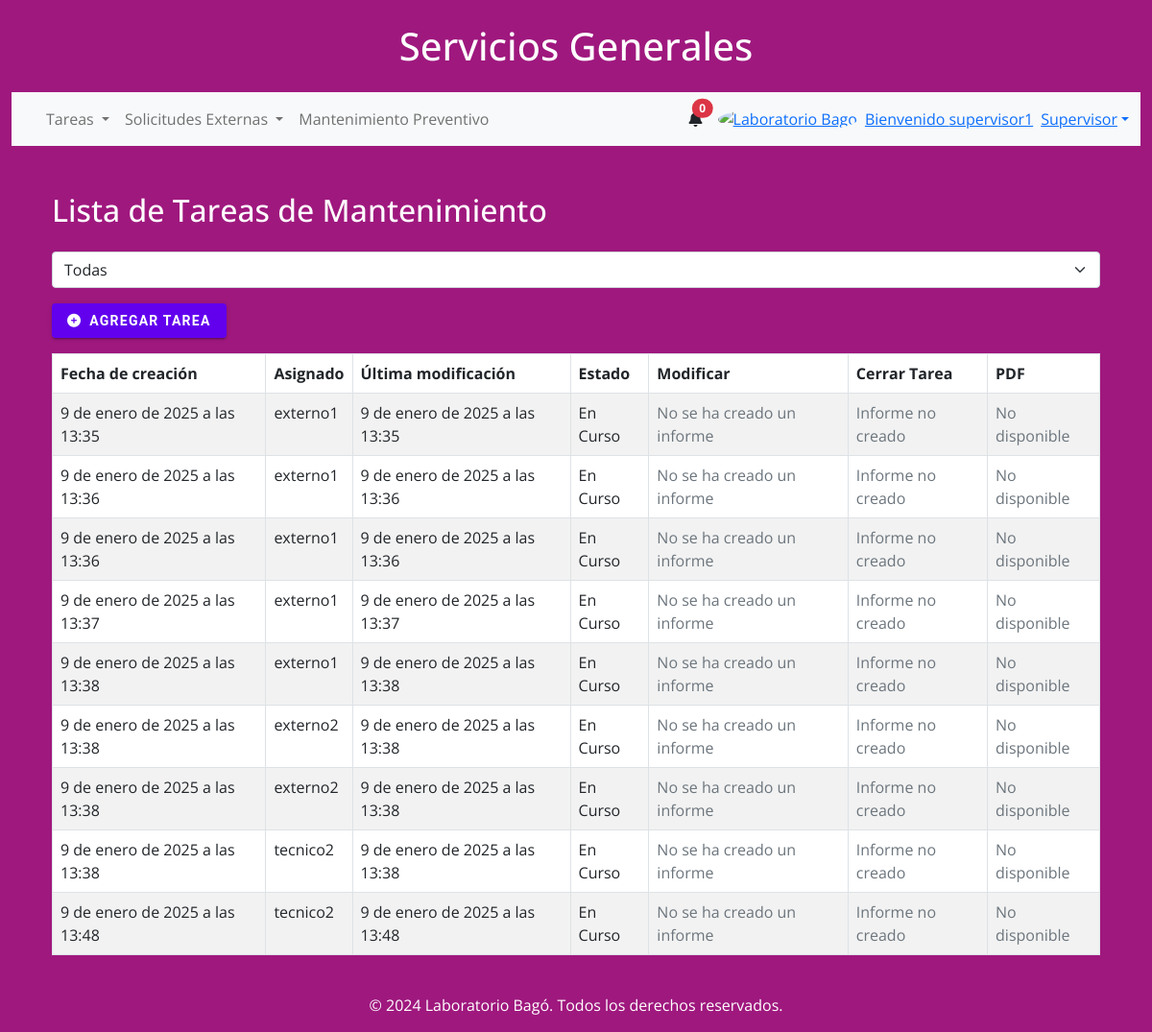
/mant_preventivo/ (signed in), run on an earlier commit of the app's database.
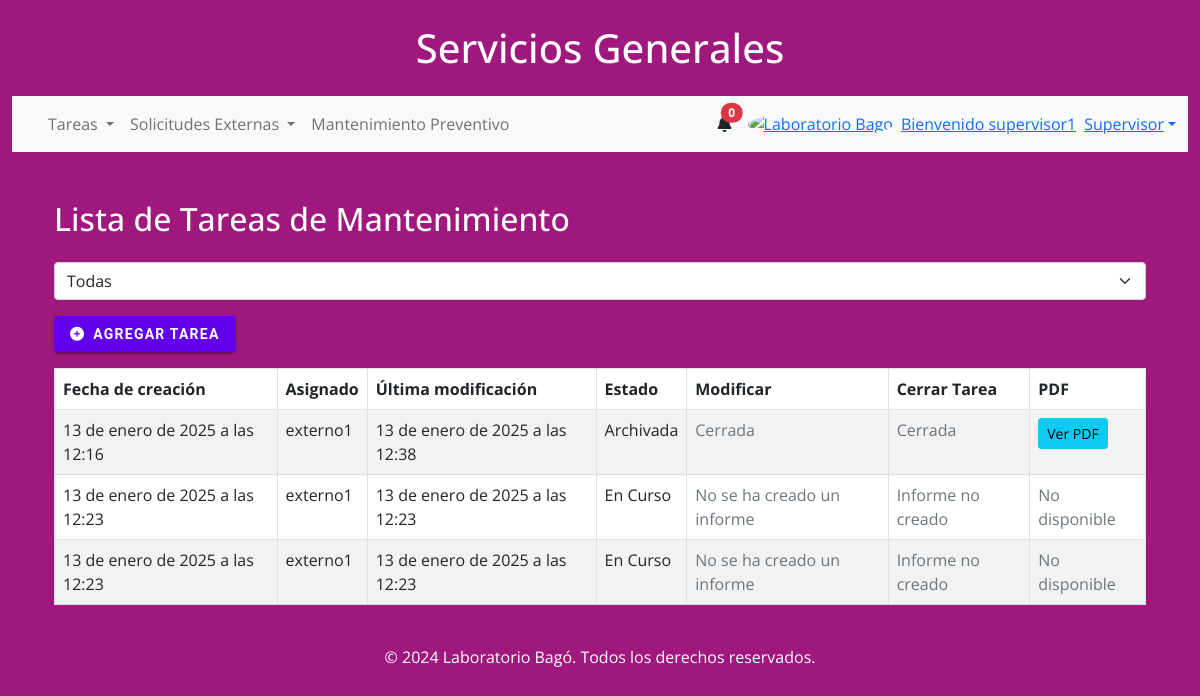
And on a later commit of the database.
### mant_preventivo/models.py (models this page shows)
class TareaMantenimiento(models.Model):
    estado = models.CharField(max_length=50, choices=[('En Curso', 'En Curso'), ('Revision', 'Revision'), ('Archivada', 'Archivada')], default= 'En Curso')
    asignado_a = models.ForeignKey(User, on_delete=models.CASCADE, related_name='asignado_tarea')
    creada = models.DateTimeField(auto_now_add=True)
    ultima_modificacion = models.DateTimeField(auto_now=True)
    creado_por = models.ForeignKey(User, on_delete=models.CASCADE, related_name='creador')

### mant_preventivo/views.py (the view)
# urls.py: path('', lista_mantenimiento, name='lista_mantenimiento'),
@login_required
@group_required('Supervisor','Técnico','Externo')
def lista_mantenimiento(request):
    estado_selec = request.GET.get('estado', 'todos')
    estados_validos = ['En Curso', 'Revision', 'Archivada']
    user_roles = request.user.groups.values_list('name', flat=True)
    is_superuser = request.user.is_superuser
    tareas_mantenimiento = TareaMantenimiento.objects.all()
    if not is_superuser:
        if 'Externo' in user_roles or 'Técnico' in user_roles:
            tareas_mantenimiento = tareas_mantenimiento.filter(asignado_a=request.user)
        elif 'Supervisor' in user_roles:
            tareas_mantenimiento = tareas_mantenimiento.all()
    if estado_selec != 'todos' and estado_selec in estados_validos:
        tareas_mantenimiento = tareas_mantenimiento.filter(estado=estado_selec)
    return render(request, 'lista_mant.html', {
        'tareas_mantenimiento': tareas_mantenimiento,
        'estado_selec': estado_selec,
        'es_externo': 'Externo' in user_roles,
        'es_supervisor': 'Supervisor' in user_roles,
        'es_tecnico': 'Técnico' in user_roles,
    })

### app/context_processors.py (called while the page is built)
def user_groups(request):
    if request.user.is_authenticated:
        username = request.user.username
        grupos = request.user.groups.values_list('name', flat=True)
    else:
        username = None
        grupos = []
    return {
        'username': username,
        'grupos': grupos,
    }

def notificaciones(request):
    if request.user.is_authenticated:
        notificaciones = Notificacion.objects.filter(usuario=request.user, leido=False).order_by('-creado_en')[:3]
    else:
        notificaciones = []
    return {'notificaciones': notificaciones}

### mant_preventivo/views.py (called while the page is built)
def group_required(*group_names):
    def in_groups(u):
        return u.is_authenticated and bool(u.groups.filter(name__in=group_names))
    return user_passes_test(in_groups)

### mant_preventivo/templates/lista_mant.html (shortened to what this page needs)
{% extends "app/base.html" %}
{% block content %}
<div class="container mt-5 text-white">
    <h2 class="mb-4">Lista de Tareas de Mantenimiento</h2>
    <form method="get" action="">
        <div class="input-group mb-3">
            <select name="estado" id="estadoSelect" class="form-select" onchange="this.form.submit()">
                <option value="todos" {% if estado_selec == 'todos' %}selected{% endif %}>Todas</option>
            </select>
        </div>
    </form>
    {% if es_supervisor %}
        <form action="{% url 'tarea_mant' %}" method="get" class="mb-3">
            <button type="submit" class="button-61 d-flex align-items-center justify-content-center">
                <i class="fas fa-plus-circle me-2"></i>
                <span class="fw-bold">Agregar Tarea</span>
            </button>
        </form>
    {% endif %}
    <div class="table-responsive">
        <table class="table table-bordered table-striped bg-white">
            <thead>
                <tr>
                    <th>Fecha de creación</th>
                    <th>Asignado</th>
                    <th>Última modificación</th>
                    <th>Estado</th>
                    {% if es_supervisor %}
                        <th>Modificar</th>
                        <th>Cerrar Tarea</th>
                    {% endif %}
                    <th>PDF</th>
                </tr>
            </thead>
            <tbody>
                {% for tarea in tareas_mantenimiento %}
                <tr>
                    <td>{{ tarea.creada }}</td>
                    <td>{{ tarea.asignado_a.username }}</td>
                    <td>{{ tarea.ultima_modificacion }}</td>
                    <td>{{ tarea.estado }}</td>
                    {% if es_supervisor %}
                        <td>
                            {% if tarea.estado == 'Archivada' %}
                                <span class="text-muted">Cerrada</span>
                            {% else %}
                                {% if tarea.informe_mantenimiento %}
                                    <a href="{% url 'modificar_informe' tarea.informe_mantenimiento.id %}" class="btn btn-warning btn-sm">Modificar</a>
                                {% else %}
                                    <span class="text-muted">No se ha creado un informe</span>
                                {% endif %}
                            {% endif %}
                        </td>
                        <td>
                            {% if tarea.estado == 'Archivada' %}
                                <span class="text-muted">Cerrada</span>
                            {% else %}
                                {% if tarea.informe_mantenimiento %}
                                    <a href="{% url 'cerrar_tarea' tarea.id %}" class="btn btn-danger btn-sm" onclick="return confirmCerrarTarea();">Cerrar Tarea</a>
                                {% else %}
                                    <span class="text-muted">Informe no creado</span>
                                {% endif %}
                            {% endif %}
                        </td>
                    {% endif %}
                    <td>
                        {% if tarea.estado == 'Archivada' %}
                            <a href="{% url 'ver_pdf' tarea.id %}" class="btn btn-info btn-sm">Ver PDF</a>
                        {% else %}
                            <span class="text-muted">No disponible</span>
                        {% endif %}
                    </td>
                </tr>
                {% endfor %}
            </tbody>
        </table>
    </div>
</div>
{% endblock %}

### app/templates/app/base.html (shortened to what this page needs)
{% load static %}
<!DOCTYPE html>
<html lang="es">
    <head>
        <link
          href="https://cdnjs.cloudflare.com/ajax/libs/font-awesome/6.0.0/css/all.min.css"
          rel="stylesheet"
        />
        <link href="https://cdn.jsdelivr.net/npm/bootstrap@5.0.2/dist/css/bootstrap.min.css" rel="stylesheet">
        <link
          href="{% static 'css/style.css' %}"
          rel="stylesheet"
        />
    </head>
<body class="Body-base" style="font-family: 'Open Sans', sans-serif;">
    <div class="container-fluid">
    <header class="text-center my-4">
        <h1>Servicios Generales</h1>
    </header>
    <nav class="navbar navbar-expand-lg navbar-light bg-light">
        <div class="container-fluid">
            {% if user.is_authenticated %}
            <div class="collapse navbar-collapse" id="navbarSupportedContent">
                <ul class="navbar-nav me-auto mb-2 mb-lg-0">
                    {% if 'Supervisor' in grupos or 'Operario' in grupos or 'Técnico' in grupos %}
                    <li class="nav-item dropdown">
                        <a class="nav-link dropdown-toggle" href="#" id="tareasDropdown" role="button"
                           data-bs-toggle="dropdown" aria-expanded="false">
                            Tareas
                        </a>
                    </li>
                    {% endif %}
                    {% if 'Supervisor' in grupos or 'Operario' in grupos or 'Externo' in grupos %}
                    <li class="nav-item dropdown">
                        <a class="nav-link dropdown-toggle" href="#" id="solicitudesDropdown" role="button"
                           data-bs-toggle="dropdown" aria-expanded="false">
                            Solicitudes Externas
                        </a>
                    </li>
                    {% endif %}
                    {% if 'Supervisor' in grupos or 'Técnico' in grupos or 'Externo' in grupos %}
                    <li class="nav-item">
                        <a class="nav-link" href="{% url 'lista_mantenimiento' %}">Mantenimiento Preventivo</a>
                    </li>
                    {% endif %}
                </ul>
            </div>
            <div class="d-flex align-items-center">
                <div class="dropdown">
                    <a
                        class="text-reset me-3 position-relative"
                        id="navbarDropdownMenuLink"
                        role="button"
                        data-bs-toggle="dropdown"
                        aria-expanded="false"
                        aria-label="Notifications"
                    >
                        <i class="fas fa-bell" aria-hidden="true"></i>
                        <span class="position-absolute top-0 start-100 translate-middle badge rounded-pill bg-danger">
                            {{ notificaciones|length }}
                        </span>
                    </a>
                </div>
            </div>
                <div class="dropdown">
                    <a
                        class="dropdown-toggle d-flex align-items-center"
                        href="#"
                        id="navbarDropdownMenuAvatar"
                        role="button"
                        data-bs-toggle="dropdown"
                        aria-expanded="false"
                    >
                        <img
                            src="https://bagochile.cl/wp-content/uploads/2023/05/cropped-SIMBOLO-LOGO-BAGO-OFF.jpg"
                            class="rounded-circle"
                            height="25"
                            alt="Laboratorio Bago"
                            loading="lazy"
                        />
                        {% if username %}
                        <span class="ms-2">Bienvenido {{ username }}</span>
                        {% if user.is_superuser %}
                            <span class="ms-2">Admin</span>
                        {% else %}
                            {% if grupos %}
                                {% for grupo in grupos %}
                                    <span class="ms-2">{{ grupo }}</span>
                                {% endfor %}
                            {% else %}
                                <span class="ms-2">Sin Rol Asignado</span>
                            {% endif %}
                        {% endif %}
                    {% endif %}
                    </a>
                </div>
                {% else %}
                <div>
                    <a href="{% url 'login' %}" class="btn btn-outline btn-rounded">Login</a>
                    <a href="{% url 'registro' %}" class="btn btn-outline btn-rounded">Registrarse</a>
                </div>
                {% endif %}
            </div>
        </div>
    <div class="container my-4">
        {% block content %}{% endblock content %}
    </div>
    <footer class="text-center mt-4">
        <p>&copy; 2024 Laboratorio Bagó. Todos los derechos reservados.</p>
    </footer>
{% load sweetify %}
</body>
</html>

### app/static/css/style.css (style rules this page uses)
.Body-base { background-color: #9f187e; }
header { color: white !important; }
footer { color: white !important; }

### mant_preventivo/templates/lista_mant.html (style rules this page uses)
.button-61 { align-items: center; appearance: none; border-radius: 4px; border-style: none; box-shadow: rgba(0, 0, 0, .2) 0 3px 1px -2px, rgba(0, 0, 0, .14) 0 2px 2px 0, rgba(0, 0, 0, .12) 0 1px 5px 0; box-sizing: border-box; color: #fff; cursor: pointer; display: inline-flex; font-family: Roboto, sans-serif; font-size: .875rem; font-weight: 500; height: 36px; justify-content: center; letter-spacing: .0892857em; line-height: normal; min-width: 64px; outline: none; overflow: visible; padding: 0 16px; position: relative; text-align: center; text-decoration: none; text-transform: uppercase; transition: box-shadow 280ms cubic-bezier(.4, 0, .2, 1), background-color 280ms cubic-bezier(.4, 0, .2, 1); user-select: none; -webkit-user-select: none; touch-action: manipulation; vertical-align: middle; will-change: transform, opacity; background-color: #6200ee; }

What changed in the data, as far as the page shows it:
removed TareaMantenimiento: creada "9 de enero de 2025 a las 13:35", asignado_a.username "externo1", ultima_modificacion "9 de enero de 2025 a las 13:35", estado "En Curso", shows "No se ha creado un informe", shows "Informe no creado", shows "No disponible"
removed TareaMantenimiento: creada "9 de enero de 2025 a las 13:36", asignado_a.username "externo1", ultima_modificacion "9 de enero de 2025 a las 13:36", estado "En Curso", shows "No se ha creado un informe", shows "Informe no creado", shows "No disponible"
removed TareaMantenimiento: creada "9 de enero de 2025 a las 13:36", asignado_a.username "externo1", ultima_modificacion "9 de enero de 2025 a las 13:36", estado "En Curso", shows "No se ha creado un informe", shows "Informe no creado", shows "No disponible"
removed TareaMantenimiento: creada "9 de enero de 2025 a las 13:37", asignado_a.username "externo1", ultima_modificacion "9 de enero de 2025 a las 13:37", estado "En Curso", shows "No se ha creado un informe", shows "Informe no creado", shows "No disponible"
removed TareaMantenimiento: creada "9 de enero de 2025 a las 13:38", asignado_a.username "externo1", ultima_modificacion "9 de enero de 2025 a las 13:38", estado "En Curso", shows "No se ha creado un informe", shows "Informe no creado", shows "No disponible"
removed TareaMantenimiento: creada "9 de enero de 2025 a las 13:38", asignado_a.username "externo2", ultima_modificacion "9 de enero de 2025 a las 13:38", estado "En Curso", shows "No se ha creado un informe", shows "Informe no creado", shows "No disponible"
removed TareaMantenimiento: creada "9 de enero de 2025 a las 13:38", asignado_a.username "externo2", ultima_modificacion "9 de enero de 2025 a las 13:38", estado "En Curso", shows "No se ha creado un informe", shows "Informe no creado", shows "No disponible"
removed TareaMantenimiento: creada "9 de enero de 2025 a las 13:38", asignado_a.username "tecnico2", ultima_modificacion "9 de enero de 2025 a las 13:38", estado "En Curso", shows "No se ha creado un informe", shows "Informe no creado", shows "No disponible"
removed TareaMantenimiento: creada "9 de enero de 2025 a las 13:48", asignado_a.username "tecnico2", ultima_modificacion "9 de enero de 2025 a las 13:48", estado "En Curso", shows "No se ha creado un informe", shows "Informe no creado", shows "No disponible"
added TareaMantenimiento: creada "13 de enero de 2025 a las 12:16", asignado_a.username "externo1", ultima_modificacion "13 de enero de 2025 a las 12:38", estado "Archivada", shows "Cerrada", shows "Ver PDF"
added TareaMantenimiento: creada "13 de enero de 2025 a las 12:23", asignado_a.username "externo1", ultima_modificacion "13 de enero de 2025 a las 12:23", estado "En Curso", shows "No se ha creado un informe", shows "Informe no creado", shows "No disponible"
added TareaMantenimiento: creada "13 de enero de 2025 a las 12:23", asignado_a.username "externo1", ultima_modificacion "13 de enero de 2025 a las 12:23", estado "En Curso", shows "No se ha creado un informe", shows "Informe no creado", shows "No disponible"
